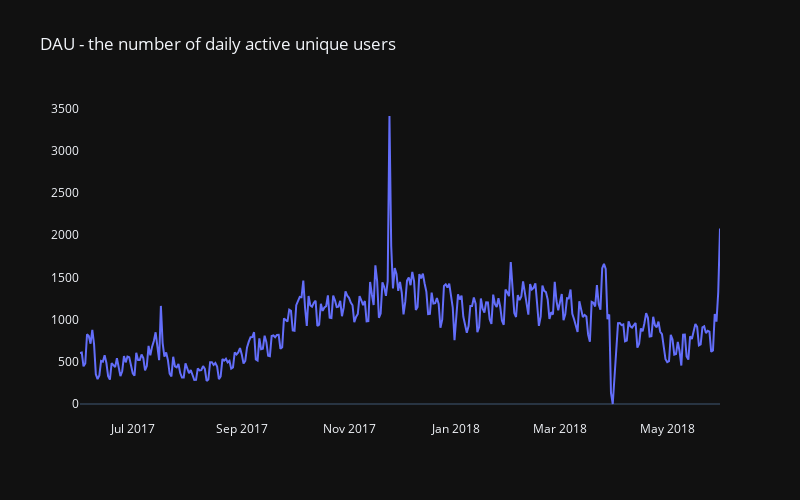

Write notebook code for a chart like this one.
### Code cell
fig = px.line(
              at_users_daily
              ,x='visit_date'
              ,y='dau'
              ,title='DAU - the number of daily active unique users'
              ,labels={
                    'visit_date': ''
                    ,'dau': ''
              }
)
(fig.update_yaxes(showgrid=False).update_xaxes(showgrid=False)
 .update_traces(textangle=1, selector=dict(type='bar'), textfont_color='white'))

### Figure 1 — Plotly figure (JSON) as saved in the notebook; plotly's stock layout.template omitted (floating-point values rounded to 4 significant figures; data arrays with more than 128 entries replaced by an {"elided": "..."} marker saying what was removed)
{"data": [{"hovertemplate": "=%{y}<extra></extra>", "legendgroup": "", "line": {"color": "#636efa", "dash": "solid"}, "marker": {"symbol": "circle"}, "mode": "lines", "name": "", "orientation": "v", "showlegend": false, "type": "scatter", "x": {"elided": "364 str values"}, "xaxis": "x", "y": {"elided": "364 int values"}, "yaxis": "y"}], "layout": {"height": 500, "legend": {"tracegroupgap": 0}, "title": {"text": "DAU - the number of daily active unique users"}, "width": 800, "xaxis": {"anchor": "y", "domain": [0, 1], "showgrid": false, "title": {"text": ""}}, "yaxis": {"anchor": "x", "domain": [0, 1], "showgrid": false, "title": {"text": ""}}}}
